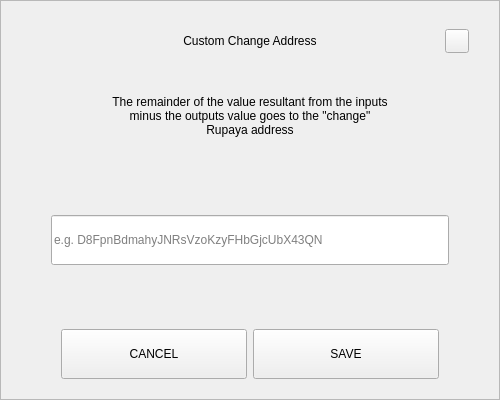
<?xml version="1.0" encoding="UTF-8"?>
<ui version="4.0">
 <class>SendChangeAddressDialog</class>
 <widget class="QDialog" name="SendChangeAddressDialog">
  <property name="geometry">
   <rect>
    <x>0</x>
    <y>0</y>
    <width>500</width>
    <height>400</height>
   </rect>
  </property>
  <property name="windowTitle">
   <string notr="true">N/A</string>
  </property>
  <layout class="QVBoxLayout" name="verticalLayout">
   <property name="spacing">
    <number>0</number>
   </property>
   <property name="leftMargin">
    <number>0</number>
   </property>
   <property name="topMargin">
    <number>0</number>
   </property>
   <property name="rightMargin">
    <number>0</number>
   </property>
   <property name="bottomMargin">
    <number>0</number>
   </property>
   <item>
    <widget class="QFrame" name="frame">
     <property name="styleSheet">
      <string notr="true"/>
     </property>
     <property name="frameShape">
      <enum>QFrame::StyledPanel</enum>
     </property>
     <property name="frameShadow">
      <enum>QFrame::Raised</enum>
     </property>
     <layout class="QVBoxLayout" name="verticalLayout_2" stretch="0,0,0,0,0,0,0">
      <property name="spacing">
       <number>0</number>
      </property>
      <property name="leftMargin">
       <number>30</number>
      </property>
      <property name="topMargin">
       <number>20</number>
      </property>
      <property name="rightMargin">
       <number>30</number>
      </property>
      <property name="bottomMargin">
       <number>20</number>
      </property>
      <item>
       <layout class="QHBoxLayout" name="horizontalLayout_3">
        <property name="spacing">
         <number>0</number>
        </property>
        <item>
         <spacer name="horizontalSpacer_2">
          <property name="orientation">
           <enum>Qt::Horizontal</enum>
          </property>
          <property name="sizeHint" stdset="0">
           <size>
            <width>40</width>
            <height>20</height>
           </size>
          </property>
         </spacer>
        </item>
        <item>
         <widget class="QLabel" name="labelTitle">
          <property name="minimumSize">
           <size>
            <width>0</width>
            <height>40</height>
           </size>
          </property>
          <property name="maximumSize">
           <size>
            <width>16777215</width>
            <height>40</height>
           </size>
          </property>
          <property name="styleSheet">
           <string notr="true">padding-left:24px;</string>
          </property>
          <property name="text">
           <string>Custom Change Address</string>
          </property>
          <property name="alignment">
           <set>Qt::AlignCenter</set>
          </property>
          <property name="margin">
           <number>7</number>
          </property>
         </widget>
        </item>
        <item>
         <spacer name="horizontalSpacer">
          <property name="orientation">
           <enum>Qt::Horizontal</enum>
          </property>
          <property name="sizeHint" stdset="0">
           <size>
            <width>40</width>
            <height>20</height>
           </size>
          </property>
         </spacer>
        </item>
        <item>
         <widget class="QPushButton" name="btnEsc">
          <property name="minimumSize">
           <size>
            <width>24</width>
            <height>24</height>
           </size>
          </property>
          <property name="maximumSize">
           <size>
            <width>24</width>
            <height>24</height>
           </size>
          </property>
          <property name="focusPolicy">
           <enum>Qt::NoFocus</enum>
          </property>
          <property name="text">
           <string/>
          </property>
         </widget>
        </item>
       </layout>
      </item>
      <item>
       <spacer name="verticalSpacer_2">
        <property name="orientation">
         <enum>Qt::Vertical</enum>
        </property>
        <property name="sizeType">
         <enum>QSizePolicy::Fixed</enum>
        </property>
        <property name="sizeHint" stdset="0">
         <size>
          <width>20</width>
          <height>20</height>
         </size>
        </property>
       </spacer>
      </item>
      <item alignment="Qt::AlignHCenter">
       <widget class="QLabel" name="labelMessage">
        <property name="minimumSize">
         <size>
          <width>0</width>
          <height>70</height>
         </size>
        </property>
        <property name="text">
         <string>The remainder of the value resultant from the inputs minus the outputs value goes to the &quot;change&quot; Rupaya address</string>
        </property>
        <property name="alignment">
         <set>Qt::AlignCenter</set>
        </property>
        <property name="wordWrap">
         <bool>true</bool>
        </property>
       </widget>
      </item>
      <item>
       <spacer name="verticalSpacer_3">
        <property name="orientation">
         <enum>Qt::Vertical</enum>
        </property>
        <property name="sizeHint" stdset="0">
         <size>
          <width>20</width>
          <height>40</height>
         </size>
        </property>
       </spacer>
      </item>
      <item>
       <layout class="QHBoxLayout" name="horizontalLayout_2">
        <property name="spacing">
         <number>0</number>
        </property>
        <property name="leftMargin">
         <number>20</number>
        </property>
        <property name="rightMargin">
         <number>20</number>
        </property>
        <item>
         <widget class="QLineEdit" name="lineEditAddress">
          <property name="minimumSize">
           <size>
            <width>0</width>
            <height>50</height>
           </size>
          </property>
          <property name="placeholderText">
           <string notr="true">e.g. D8FpnBdmahyJNRsVzoKzyFHbGjcUbX43QN</string>
          </property>
         </widget>
        </item>
       </layout>
      </item>
      <item>
       <spacer name="verticalSpacer">
        <property name="orientation">
         <enum>Qt::Vertical</enum>
        </property>
        <property name="sizeHint" stdset="0">
         <size>
          <width>20</width>
          <height>40</height>
         </size>
        </property>
       </spacer>
      </item>
      <item>
       <layout class="QHBoxLayout" name="horizontalLayout" stretch="2,2">
        <property name="spacing">
         <number>6</number>
        </property>
        <property name="leftMargin">
         <number>30</number>
        </property>
        <property name="rightMargin">
         <number>30</number>
        </property>
        <item>
         <widget class="QPushButton" name="btnCancel">
          <property name="minimumSize">
           <size>
            <width>180</width>
            <height>50</height>
           </size>
          </property>
          <property name="focusPolicy">
           <enum>Qt::NoFocus</enum>
          </property>
          <property name="text">
           <string>CANCEL</string>
          </property>
         </widget>
        </item>
        <item>
         <widget class="QPushButton" name="btnSave">
          <property name="minimumSize">
           <size>
            <width>180</width>
            <height>50</height>
           </size>
          </property>
          <property name="focusPolicy">
           <enum>Qt::NoFocus</enum>
          </property>
          <property name="text">
           <string>SAVE</string>
          </property>
         </widget>
        </item>
       </layout>
      </item>
     </layout>
    </widget>
   </item>
  </layout>
 </widget>
 <resources/>
 <connections/>
</ui>
